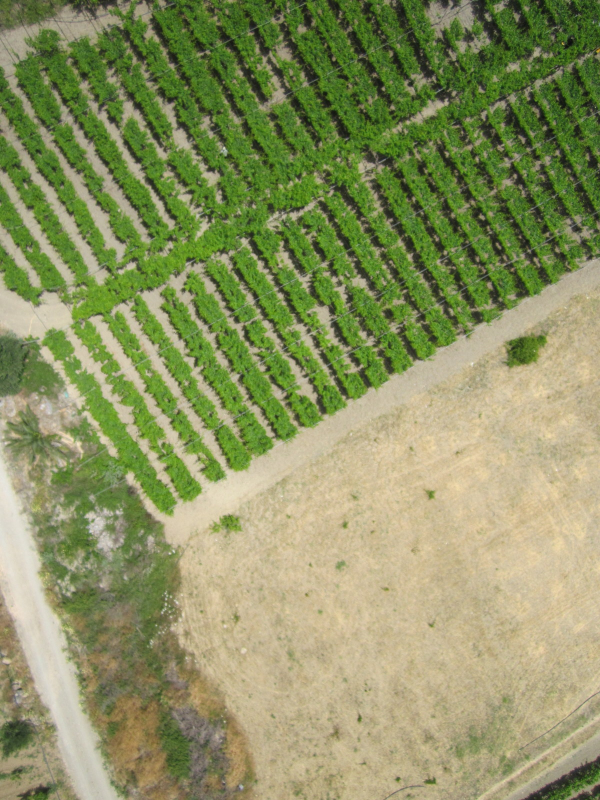
#> input picture images/IMG_2010.jpg, 1200 x 1600 px, given in place of the camera (shown at 1/2 size)
$ jupyter execute Homework10.ipynb   (text cells are left out)
#> lines starting #> are read from the running program, lines starting #| are printed output that depends on the picture; pictures that were not available may be replaced by others from this repository, and a replacement may not be noted
[cell 1]
import numpy as np
import cv2

[cell 2]
cap = cv2.VideoCapture(0) # 0 is a id-number of video devices

while cap.isOpened() :
    #Read new frame
    ret, frame = cap.read()
#> frame is the input picture: shape (1600, 1200, 3); mean B, G, R 98.5, 146.6, 140.1
    if ret == True :
        cv2.imshow('Frame', frame)

        if cv2.waitKey(33) & 0xFF == ord('q') : # Period control f - 1/T
#> (key q is pressed here)
            break
    else :
        break

cap.release()
cv2.destroyAllWindows()

[cell 3]
vid = cv2.VideoCapture('./videos/Ant Tracking Hard.mp4')

while vid.isOpened() :
    ret, frame = vid.read()

    if ret :
        cv2.imshow('Video frame', frame)

        if cv2.waitKey(int(1000/24)) & 0xFF == ord('q') : # this line control the period between image frame
#> (key q is pressed here)
            break
    else :
        break
vid.release()
cv2.destroyAllWindows()

[cell 4]
def lucas_kanade_optical_flow(video_device) :

#> called with video_device = 0
    cap = cv2.VideoCapture(video_device)
    # params for ShiTomasi corner detection
    feature_params = dict( maxCorners = 500,
                        qualityLevel = 0.03,
                        minDistance = 7,
                        blockSize = 25 )

    # Parameters for lucas kanade optical flow
    lk_params = dict( winSize  = (21,21),
                    maxLevel = 3,
                    criteria = (cv2.TERM_CRITERIA_EPS | cv2.TERM_CRITERIA_COUNT, 10, 0.03))

    #Create some random colors
    colors = np.random.randint(0, 255, (500, 3)) # 500 values 3 channel

    #Take first frame and find corner
    ret, old_frame = cap.read()
    old_gray = cv2.cvtColor(old_frame, cv2.COLOR_BGR2GRAY)
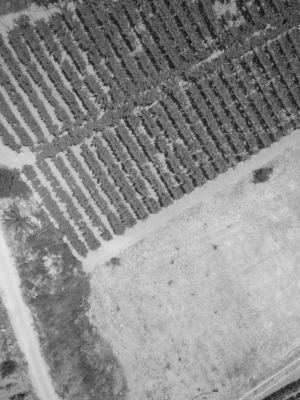
#> old_gray: shape (1600, 1200) (shown at 1/4 size); min 12, max 245, mean 139.2
    p0 = cv2.goodFeaturesToTrack(old_gray, mask=None, **feature_params) # Feature detection, Harris corner with Shi-Tomasi response function
#> p0 = 500 rows, first 8: [1197, 109], [668, 628], [683, 563], [566, 439], [1198, 222], [445, 304], [628, 673], [412, 436]

    # Create a mask image for drawing overlay
    mask = np.zeros_like(old_frame)

    while cap.isOpened() :

        ret, frame = cap.read()

        if ret :
            frame_gray = cv2.cvtColor(frame, cv2.COLOR_BGR2GRAY)

            #calculate optical flow
            p1, st, err = cv2.calcOpticalFlowPyrLK(
                old_gray, frame_gray, p0, None, **lk_params
            )
#> p1 has the same summary as p0; st = 500 values from 1 to 1; err = 500 values from 0 to 0

            # Select good points
            good_new = p1[st == 1]
#> good_new = 500 pairs, first value 206 to 1198, second value 2 to 1218
            good_old = p0[st == 1]
#> good_old has the same summary as good_new

            # Traceline drawing
            for i, (new, old) in enumerate(zip(good_new, good_old)):
                a, b = new.ravel().astype(int)
                c, d = old.ravel().astype(int)
                mask = cv2.line(mask, (a, b), (c, d), colors[i].tolist(), 2)
                frame = cv2.circle(frame, (a,b), 5, colors[i].tolist(), -1)
#> this loop made 500 passes
#> (a, b, c, d) on passes 1 to 3: (1197, 109, 1197, 109), (668, 628, 668, 628), (683, 563, 683, 563)
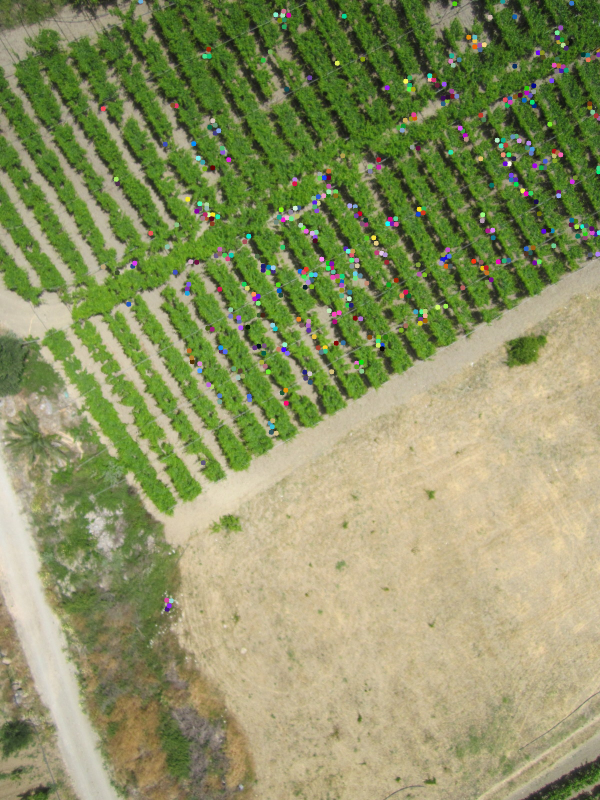
#> frame: shape (1600, 1200, 3) (shown at 1/2 size); mean B, G, R 99.6, 147, 140.7
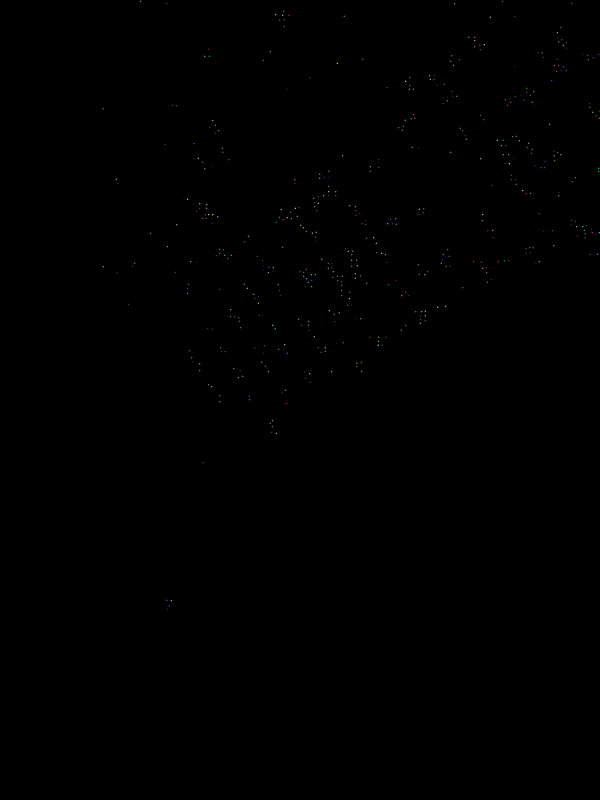
#> mask: shape (1600, 1200, 3) (shown at 1/2 size); mean of channels 0, 1, 2 0.2, 0.2, 0.2; drawn as B, G, R

            compare_img = cv2.hconcat([frame, mask])
            disp_img = cv2.add(frame, mask)
            cv2.imshow('compare', compare_img)
            cv2.imshow('frame', disp_img)

            key = cv2.waitKey(27) & 0xFF
#> (key q is pressed here)
            if key == 27 or key == ord('q') :
                break
            elif key == ord('c') : # clear mask
                mask = np.zeros_like(old_frame)
                p0 = cv2.goodFeaturesToTrack(old_gray, mask=None, **feature_params)
            else :
                #Update the previous frame and previous points
                old_gray = frame_gray.copy()
                p0 = good_new.reshape(-1, 1, 2)
        else :
            break

    cap.release()
    cv2.destroyAllWindows()

lucas_kanade_optical_flow(0)

[cell 5]
def farneback_dense_optical_flow(video_device) :
#> called with video_device = './videos/Flow Visualization.mp4'
    cap = cv2.VideoCapture(video_device)

    ret, frame = cap.read()
    last_frame = cv2.cvtColor(frame, cv2.COLOR_BGR2GRAY)
    hsv = np.zeros_like(frame)
    hsv[:, :, 1] = 255

    while cap.isOpened() :
        ret, frame = cap.read()

        if ret :

            frame_gray = cv2.cvtColor(frame, cv2.COLOR_BGR2GRAY)

            flow = cv2.calcOpticalFlowFarneback(last_frame, frame_gray, None, 0.5, 3, 15, 3, 5, 1.2, 0) # flow dx dy

            mag, ang = cv2.cartToPolar(flow[:, :, 0], flow[:, :, 1])
            hsv[:, :, 0] = ang*(180/np.pi/2)
            hsv[:, :, 2] = cv2.normalize(mag, None, 0, 255, cv2.NORM_MINMAX)
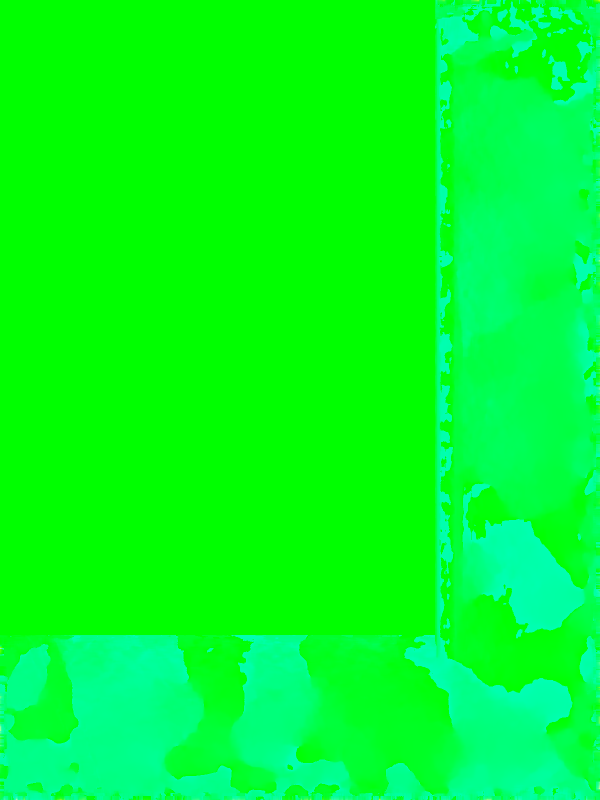
#> hsv: shape (1600, 1200, 3) (shown at 1/2 size); mean of channels 0, 1, 2 36.7, 255, 0.1; drawn as B, G, R

            flow_rgb = cv2.cvtColor(hsv, cv2.COLOR_HSV2BGR)

            # thresh = cv2.inRange(hsv,(0, 0, 30), (20,255,255))
            # motion_segment = cv2.bitwise_and(frame, frame, mask=thresh )
            # cv2.imshow('thresh', motion_segment)

            last_frame = frame_gray.copy()

            cv2.imshow('frame', frame)
            cv2.imshow('flow', flow_rgb)
            key = cv2.waitKey(27) & 0xFF
#> (key q is pressed here)
            if key == 27 or key == ord('q') :
                break

        else :
            break

    cap.release()
    cv2.destroyAllWindows()


farneback_dense_optical_flow('./videos/Flow Visualization.mp4')

[cell 6]
## coding here :D
def lucas_kanade_optical_flow(video_device) :

#> called with video_device = 'videos\\grandcentral.mp4'
    cap = cv2.VideoCapture(video_device)
    # params for ShiTomasi corner detection
    feature_params = dict( maxCorners = 500,            #ทำการสร้างdictกำหนดmaxCornersเป็นค่าสูงสุด =500
                        qualityLevel = 0.03,            #ทำการสร้างdictกำหนดqualityLevelเป็นค่า =0.03
                        minDistance = 7,                #ทำการสร้างdictกำหนดminDistanceเป็นค่า =7
                        blockSize = 25 )                #ทำการสร้างdictกำหนดblockSizeเป็นค่า =25

    # Parameters for lucas kanade optical flow
    lk_params = dict( winSize  = (21,21),                #ทำการสร้างdictกำหนดwinSizeเป็นค่าสูงสุด =21,21
                    maxLevel = 3,                        #ทำการสร้างdictกำหนดmaxLevelเป็นค่าสูงสุด =3
                    criteria = (cv2.TERM_CRITERIA_EPS | cv2.TERM_CRITERIA_COUNT, 10, 0.03))  #ทำการเปรียบเทียบframeเก่ากับframeปัจจุบัญ

    #Create some random colors
    colors = np.random.randint(0, 255, (500, 3)) # 500 values 3 channel

    #Take first frame and find corner
    ret, old_frame = cap.read()
    old_gray = cv2.cvtColor(old_frame, cv2.COLOR_BGR2GRAY)
    p0 = cv2.goodFeaturesToTrack(old_gray, mask=None, **feature_params) # Feature detection, Harris corner with Shi-Tomasi response function

    # Create a mask image for drawing overlay
    mask = np.zeros_like(old_frame)

    pts = np.array([[175,33],[38,480], [720,480], [560,33]],np.int32) #ทำการสร้างตัวแปร pts เเล้วทำการกำหนดขนาดตำแหน่ง แล้วทำการแปลงค่าเป็น int 32bit
    dek = np.zeros(old_frame.shape[:2],np.uint8)    #ทำการสร้างตัวแปร dek เเล้วทำการกำหนดให้เป็นgrayscale แล้วทำการแปลงค่าเป็น int 8bit
    cv2.drawContours(dek,[pts],-1,(255,255,255),-1,cv2.LINE_AA) #ทำการสร้างกรอบภายในภาพ
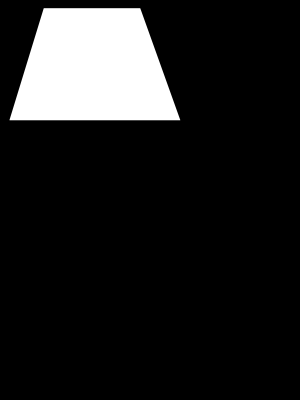
#> dek: shape (1600, 1200) (shown at 1/4 size); min 0, max 255, mean 31.9


    while cap.isOpened() :   #เปิดwhile loop

        ret, frame = cap.read()     #อ่านภาพเเล้วส่งค่าเข้าret,frame

        if ret :
            frame_gray = cv2.cvtColor(frame, cv2.COLOR_BGR2GRAY)

            #calculate optical flow
            p1, st, err = cv2.calcOpticalFlowPyrLK(
                old_gray, frame_gray, p0, None, **lk_params
            )
#> p1 has the same summary as p0; st = 500 values from 1 to 1; err = 500 values from 0 to 0

            # Select good points
            good_new = p1[st == 1]
            good_old = p0[st == 1]
#> good_old has the same summary as good_new

            # Traceline drawing
            for i, (new, old) in enumerate(zip(good_new, good_old)):
                a, b = new.ravel().astype(int)
                c, d = old.ravel().astype(int)
                if a >= 720 :    #กำหนดฟังชั่นให้aมีค่า มากกว่าหรือเท่ากับ720
                    a = 719      #กำหนดค่าให้a=719
                if b >= 480 :    #กำหนดฟังชั่นให้bมีค่า มากกว่าหรือเท่ากับ480
                    b = 479      #กำหนดค่าให้b=479
                if dek[b,a] == 255: #กำหนดฟังชั่นให้dek ให้ค่าa,bมีค่าเท่ากับ255
                    mask = cv2.line(mask, (a, b), (c, d), (0,0,255), 2)
                    frame = cv2.circle(frame, (a,b), 5, (0,255,0), 1)
#> this loop made 500 passes
#> (c, d) on passes 1 to 8: (1197, 109), (668, 628), (683, 563), (566, 439), (1198, 222), (445, 304), (628, 673), (412, 436)
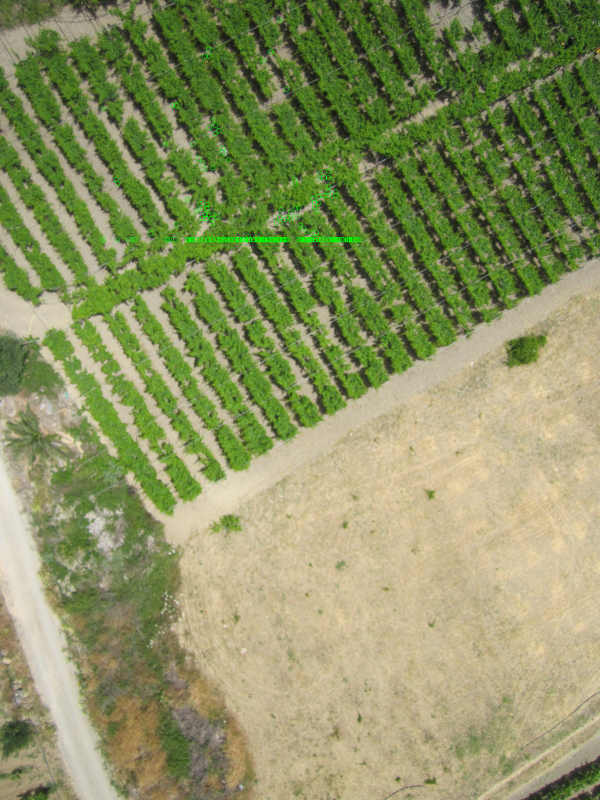
#> frame: shape (1600, 1200, 3) (shown at 1/2 size); mean B, G, R 98.4, 146.9, 139.9
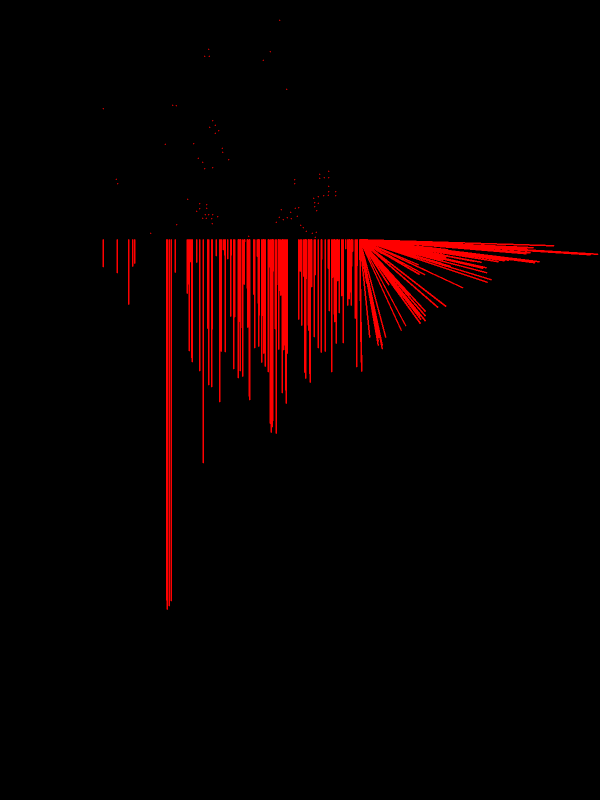
#> mask: shape (1600, 1200, 3) (shown at 1/2 size); mean of channels 0, 1, 2 0, 0, 10; drawn as B, G, R

            compare_img = cv2.hconcat([frame, mask])
            disp_img = cv2.add(frame, mask)
            cv2.drawContours(disp_img,[pts],-1,(255,0,0),1,cv2.LINE_AA) #แสดงผลเส้นตามกรอบที่กำหนด
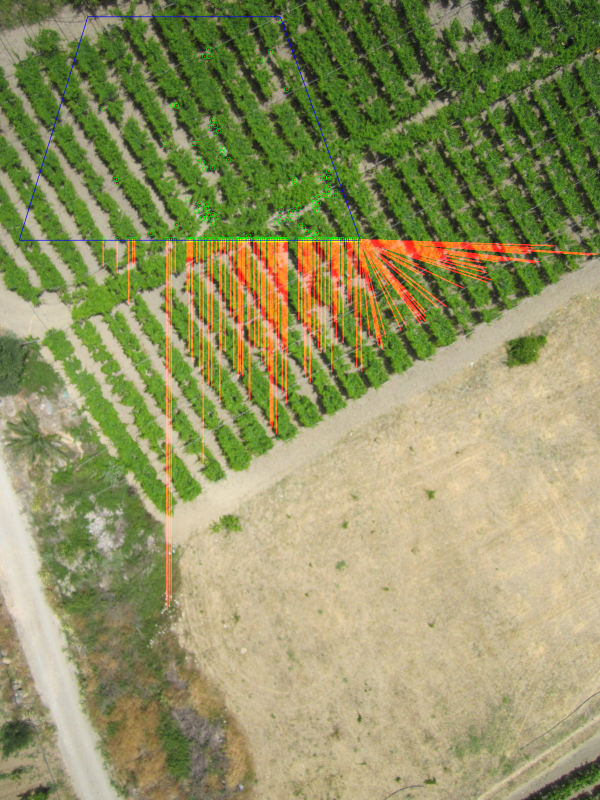
#> disp_img: shape (1600, 1200, 3) (shown at 1/2 size); mean B, G, R 98.6, 146.8, 145.6
            cv2.imshow('compare', compare_img)
            cv2.imshow('frame', disp_img)


            key = cv2.waitKey(33) & 0xFF
#> (key q is pressed here)
            if key == 27 or key == ord('q') :
                break
            elif len(good_new) < 488 : # clear mask
                # mask = np.zeros_like(old_frame)
                p0 = cv2.goodFeaturesToTrack(old_gray, mask=None, **feature_params)
            else :
                #Update the previous frame and previous points
                old_gray = frame_gray.copy()
                p0 = good_new.reshape(-1, 1, 2)
        else :
            break

    cap.release()
    cv2.destroyAllWindows()

lucas_kanade_optical_flow('videos\grandcentral.mp4')

$ run again, on images/IMG_2011.jpg
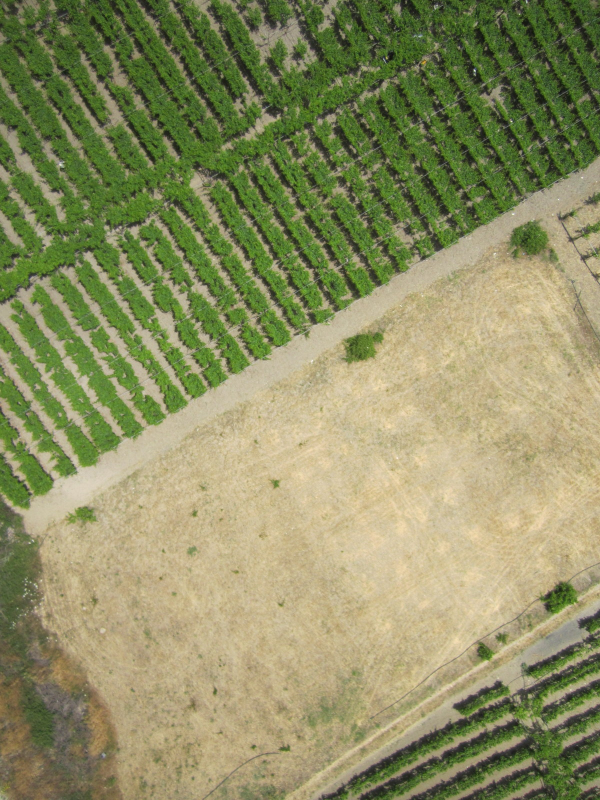
#> input picture images/IMG_2011.jpg, 1200 x 1600 px, given in place of the camera (shown at 1/2 size)
#> frame is the input picture: shape (1600, 1200, 3); mean B, G, R 99.4, 143.3, 141.8
#> in lucas_kanade_optical_flow, `p0 = cv2.goodFeaturesToTrack(old_gray, mask=None, **feature_params)`: p0 = 500 rows, first 8: [873, 9], [628, 547], [874, 19], [838, 131], [684, 528], [1172, 517], [635, 549], [746, 83]
#> in lucas_kanade_optical_flow, `p1, st, err = cv2.calcOpticalFlowPyrLK( old_gray, frame_gray, p0, None..`: p1 has the same summary as p0; st = 500 values from 1 to 1; err = 500 values from 0 to 0
#> in lucas_kanade_optical_flow, `good_new = p1[st == 1]`: good_new = 500 pairs, first value 58 to 1196, second value 5 to 1536
#> in lucas_kanade_optical_flow, `good_old = p0[st == 1]`: good_old has the same summary as good_new
#> the loop in lucas_kanade_optical_flow, `for i, (new, old) in enumerate(zip(good_new, good_old)):` made 500 passes
#> (c, d) on passes 1 to 3: (873, 9), (628, 547), (874, 19)
#> in lucas_kanade_optical_flow, `p1, st, err = cv2.calcOpticalFlowPyrLK( old_gray, frame_gray, p0, None..`: p1 has the same summary as p0; st = 500 values from 1 to 1; err = 500 values from 0 to 0
#> in lucas_kanade_optical_flow, `good_old = p0[st == 1]`: good_old has the same summary as good_new
#> the loop in lucas_kanade_optical_flow, `for i, (new, old) in enumerate(zip(good_new, good_old)):` made 500 passes
#> (c, d) on passes 1 to 8: (873, 9), (628, 547), (874, 19), (838, 131), (684, 528), (1172, 517), (635, 549), (746, 83)
#> after the loop in lucas_kanade_optical_flow, `for i, (new, old) in enumerate(zip(good_new, good_old)):`:
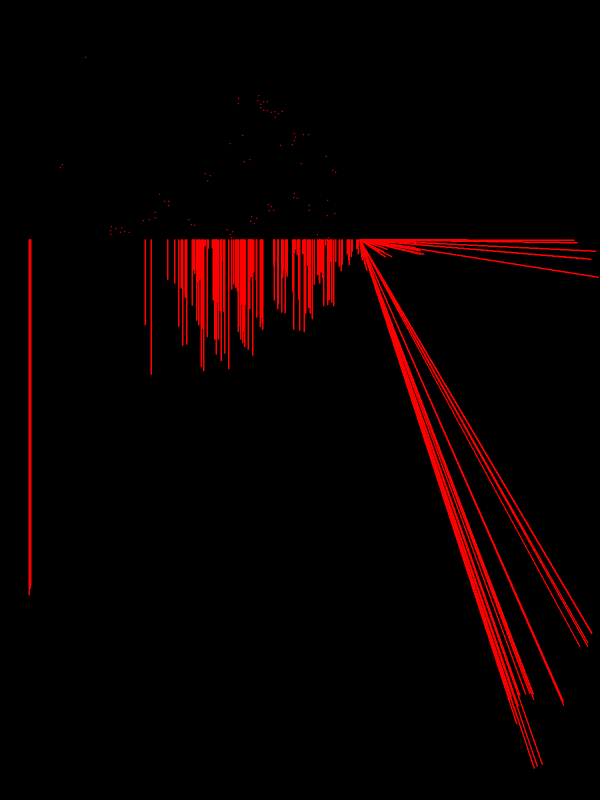
#> mask: shape (1600, 1200, 3) (shown at 1/2 size); mean of channels 0, 1, 2 0, 0, 10.5; drawn as B, G, R
#> in lucas_kanade_optical_flow, `cv2.drawContours(disp_img,[pts],-1,(255,0,0),1,cv2.LINE_AA)`:
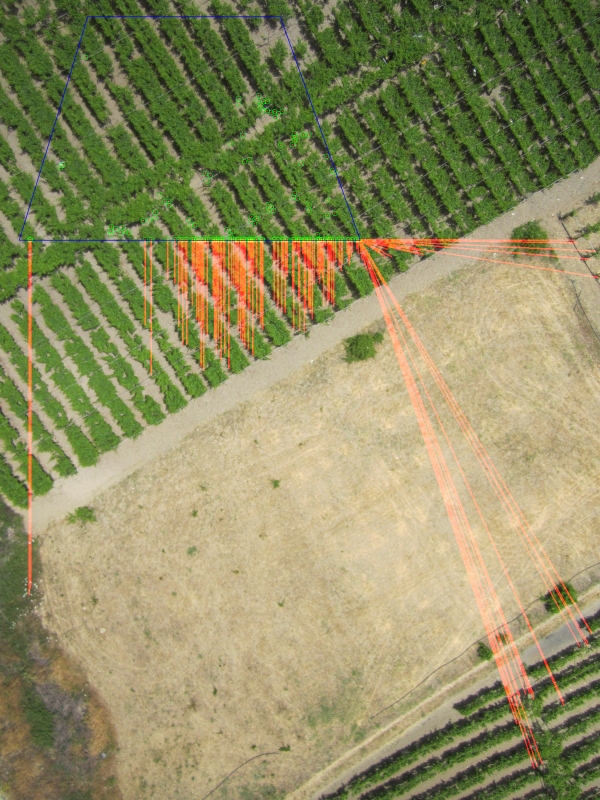
#> disp_img: shape (1600, 1200, 3) (shown at 1/2 size); mean B, G, R 99.6, 143.5, 146.1
